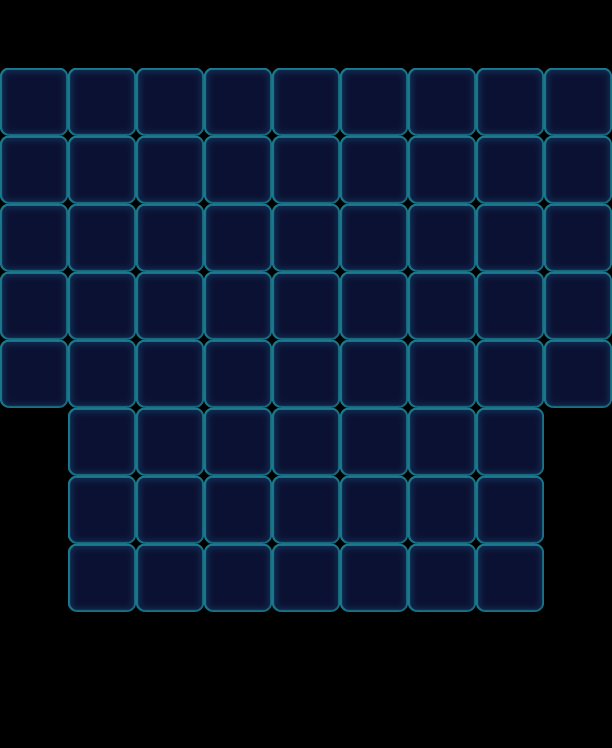

A 2D game scene composited from a Tiled map and its tileset images. What follows is a short description and the map's XML, with each tile layer's data collapsed to a summary:
An orthogonal 9x11 tile map with 68x68 px tiles, 1 tile layer (Valid), 2 tilesets and 77 objects (39x Monster, 15x Ice, 9x Factory_Normal, 6x Flower, 4x Stone, ...).

<map version="1.0" orientation="orthogonal" width="9" height="11" tilewidth="68" tileheight="68">
 <tileset firstgid="1" name="game_grid1" tilewidth="68" tileheight="68">
  <image source="game_grid1.png" width="68" height="68" />
 </tileset>
 <tileset firstgid="2" name="map" tilewidth="68" tileheight="68">
  <image source="map.png" width="1024" height="1024" />
 </tileset>
 <layer name="Valid" width="9" height="11">
  <data>[99 cells, 66 non-empty, 1 distinct tile ids]</data>
 </layer>
 <objectgroup name="BottomObj" width="9" height="11" />
 <objectgroup name="MiddleObj" width="9" height="11">
  <object name="46" type="Monster" gid="2" x="136" y="612">
   <properties>
    <property name="Color" value="Blue" />
   </properties>
  </object>
  <object name="52" type="Monster" gid="17" x="204" y="340">
   <properties>
    <property name="Color" value="Purple" />
   </properties>
  </object>
  <object name="67" type="Monster" gid="17" x="476" y="408">
   <properties>
    <property name="Color" value="Purple" />
   </properties>
  </object>
  <object name="43" type="Monster" gid="19" x="0" y="272">
   <properties>
    <property name="Color" value="Yellow" />
   </properties>
  </object>
  <object name="64" type="Monster" gid="19" x="204" y="612">
   <properties>
    <property name="Color" value="Yellow" />
   </properties>
  </object>
  <object name="46" type="Monster" gid="2" x="204" y="476">
   <properties>
    <property name="Color" value="Blue" />
   </properties>
  </object>
  <object name="0" type="Flower" gid="19" x="204" y="272">
   <properties>
    <property name="FlowerLevel" value="0" />
   </properties>
  </object>
  <object name="64" type="Monster" gid="19" x="340" y="612">
   <properties>
    <property name="Color" value="Yellow" />
   </properties>
  </object>
  <object name="75" type="Monster" gid="17" x="340" y="340">
   <properties>
    <property name="Color" value="Purple" />
   </properties>
  </object>
  <object name="65" type="Monster" gid="18" x="0" y="340">
   <properties>
    <property name="Color" value="Pink" />
   </properties>
  </object>
  <object name="65" type="Monster" gid="18" x="476" y="136">
   <properties>
    <property name="Color" value="Pink" />
   </properties>
  </object>
  <object name="65" type="Monster" gid="18" x="272" y="408">
   <properties>
    <property name="Color" value="Pink" />
   </properties>
  </object>
  <object name="65" type="Monster" gid="18" x="272" y="612">
   <properties>
    <property name="Color" value="Pink" />
   </properties>
  </object>
  <object name="65" type="Monster" gid="18" x="272" y="340">
   <properties>
    <property name="Color" value="Pink" />
   </properties>
  </object>
  <object name="64" type="Monster" gid="19" x="68" y="612">
   <properties>
    <property name="Color" value="Yellow" />
   </properties>
  </object>
  <object name="56" type="Monster" gid="17" x="0" y="408">
   <properties>
    <property name="Color" value="Purple" />
   </properties>
  </object>
  <object name="46" type="Monster" gid="2" x="544" y="340">
   <properties>
    <property name="Color" value="Blue" />
   </properties>
  </object>
  <object name="64" type="Monster" gid="19" x="68" y="476">
   <properties>
    <property name="Color" value="Yellow" />
   </properties>
  </object>
  <object name="65" type="Monster" gid="18" x="136" y="136">
   <properties>
    <property name="Color" value="Pink" />
   </properties>
  </object>
  <object name="65" type="Monster" gid="18" x="340" y="204">
   <properties>
    <property name="Color" value="Pink" />
   </properties>
  </object>
  <object name="67" type="Monster" gid="17" x="544" y="204">
   <properties>
    <property name="Color" value="Purple" />
   </properties>
  </object>
  <object name="57" type="Monster" gid="2" x="68" y="136">
   <properties>
    <property name="Color" value="Blue" />
   </properties>
  </object>
  <object name="64" type="Monster" gid="19" x="204" y="136">
   <properties>
    <property name="Color" value="Yellow" />
   </properties>
  </object>
  <object name="67" type="Monster" gid="17" x="0" y="204">
   <properties>
    <property name="Color" value="Purple" />
   </properties>
  </object>
  <object name="65" type="Monster" gid="18" x="272" y="136">
   <properties>
    <property name="Color" value="Pink" />
   </properties>
  </object>
  <object name="65" type="Monster" gid="18" x="408" y="612">
   <properties>
    <property name="Color" value="Pink" />
   </properties>
  </object>
  <object name="75" type="Monster" gid="17" x="272" y="272">
   <properties>
    <property name="Color" value="Purple" />
   </properties>
  </object>
  <object name="43" type="Monster" gid="19" x="476" y="476">
   <properties>
    <property name="Color" value="Yellow" />
   </properties>
  </object>
  <object name="64" type="Monster" gid="19" x="544" y="136">
   <properties>
    <property name="Color" value="Yellow" />
   </properties>
  </object>
  <object name="65" type="Monster" gid="18" x="476" y="544">
   <properties>
    <property name="Color" value="Pink" />
   </properties>
  </object>
  <object name="67" type="Monster" gid="17" x="272" y="204">
   <properties>
    <property name="Color" value="Purple" />
   </properties>
  </object>
  <object type="Monster" gid="4" x="0" y="136">
   <properties>
    <property name="Color" value="Orange" />
   </properties>
  </object>
  <object type="Monster" gid="4" x="340" y="476">
   <properties>
    <property name="Color" value="Orange" />
   </properties>
  </object>
  <object type="Monster" gid="4" x="476" y="612">
   <properties>
    <property name="Color" value="Orange" />
   </properties>
  </object>
  <object type="Monster" gid="4" x="68" y="544">
   <properties>
    <property name="Color" value="Orange" />
   </properties>
  </object>
  <object type="Monster" gid="4" x="340" y="408">
   <properties>
    <property name="Color" value="Orange" />
   </properties>
  </object>
  <object name="0" type="Flower" gid="19" x="340" y="272">
   <properties>
    <property name="FlowerLevel" value="0" />
   </properties>
  </object>
  <object name="0" type="Flower" gid="19" x="68" y="408">
   <properties>
    <property name="FlowerLevel" value="0" />
   </properties>
  </object>
  <object name="0" type="Flower" gid="19" x="272" y="476">
   <properties>
    <property name="FlowerLevel" value="0" />
   </properties>
  </object>
  <object name="0" type="Flower" gid="19" x="544" y="272">
   <properties>
    <property name="FlowerLevel" value="0" />
   </properties>
  </object>
  <object name="0" type="Flower" gid="19" x="408" y="136">
   <properties>
    <property name="FlowerLevel" value="0" />
   </properties>
  </object>
  <object name="64" type="Monster" gid="19" x="544" y="408">
   <properties>
    <property name="Color" value="Yellow" />
   </properties>
  </object>
  <object name="46" type="Monster" gid="2" x="204" y="408">
   <properties>
    <property name="Color" value="Blue" />
   </properties>
  </object>
  <object name="46" type="Monster" gid="2" x="204" y="204">
   <properties>
    <property name="Color" value="Blue" />
   </properties>
  </object>
  <object name="64" type="Monster" gid="19" x="340" y="136">
   <properties>
    <property name="Color" value="Yellow" />
   </properties>
  </object>
  <object name="82" type="Bomb" gid="2" x="408" y="272">
   <properties>
    <property name="BombTime" value="9" />
    <property name="Color" value="Blue" />
   </properties>
  </object>
  <object name="41" type="Bomb" gid="18" x="136" y="272">
   <properties>
    <property name="BombTime" value="9" />
    <property name="Color" value="Pink" />
   </properties>
  </object>
 </objectgroup>
 <objectgroup color="#000000" name="TopObj" width="9" height="11">
  <!-- 30 objects omitted --></objectgroup>
</map>
<!-- 30 of 77 objects omitted -->
